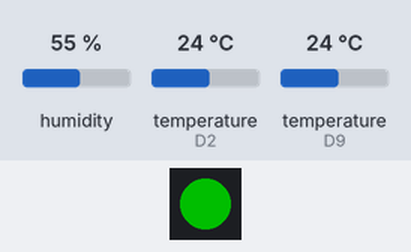
Bench run of a program on a simulated Adafruit Feather M0. Shown: 1 RGB LEDs in strip order, left to right. The test bench sets the inputs (shaded band); at power-on: humidity 55 %, temperature (sensors on D2, D9) 24 °C. Dim RGB values are drawn brighter than linear.

Above: at 0.8 s.
Timing chart, 0 to 4.6 s (numbered marks = the images above):
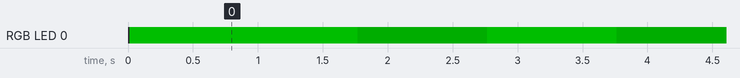

The program:

main.cpp
```cpp
/*******************************************************************************
  Temperature controlled box
  Adafruit ItsyBitsy M4

  Reads a DHT22 temperature and moisture sensor and reports the temperature
  [deg C] and relative humidity [%]. These temperature readings will be used to
  drive a PID controller running on a PC, and driving a digital power supply
  connected up to a resistive heater.

  The DHT22 temperature readings will be low-passed using an exponential filter:
    y(k) = a * y(k-1) +  (1-a) * x(k)

    where
    x(k) is the raw input at time step k
    y(k) is the filtered output at time step k
    a is a constant between 0 and 1, normally between 0.8 and 0.99.
    (a-1) or a is sometimes called the “smoothing constant”.

    For systems with a fixed time step T between samples, the constant “a”
    relates to the time constant tau:
    a = exp (-T/tau)            which is equivalent to tau = -T/ln(a)

  The RGB LED of the ItsyBitsy will indicate its status:
  * Blue : We're setting up
  * Green: Running okay
  * Red  : Error reading DHT22
  Every DHT read out, the LED will alternate in brightness high/low

  Dennis van Gils
  31-08-2020
*******************************************************************************/

#include <Arduino.h>
#include "DvG_SerialCommand.h"
#include "Adafruit_DotStar.h"

// DHT22
#include "DHT.h"
#define PIN_DHT 2
DHT dht(PIN_DHT, DHT22);

// Optional DS18B20 sensor
#include <OneWire.h>
#include <DallasTemperature.h>
#define PIN_DS18B20 9
OneWire oneWire(PIN_DS18B20);
DallasTemperature ds18b20(&oneWire);

// Instantiate serial command listener
DvG_SerialCommand sc(Serial);

// ItsyBitsy on-board RGB LED for error indication
#define RGB_LED_NUM_PIXELS 1
#define PIN_RGB_LED_DATA 8
#define PIN_RGB_LED_CLOCK 6
#define LED_DIM 50      // Brightness level for dim intensity [0 -255]
#define LED_BRIGHT 80   // Brightness level for bright intensity [0 -255]
Adafruit_DotStar strip(
    RGB_LED_NUM_PIXELS, PIN_RGB_LED_DATA, PIN_RGB_LED_CLOCK, DOTSTAR_BGR);

// Globals
#define UPDATE_PERIOD_MS 1000
float ds18b20_temp(NAN);  // Temperature       ['C]
float dht22_humi(NAN);    // Relative humidity [%]
float dht22_temp(NAN);    // Temperature       ['C]
float dht22_temp_smoothed(NAN); // Temperature ['C]

// Exponential smoothing factor
float a = 0.95;  // At 1 Hz this would indicate a time factor of ~20 sec

// -----------------------------------------------------------------------------
//    setup
// -----------------------------------------------------------------------------

void setup() {
    strip.begin();
    strip.setBrightness(LED_BRIGHT);
    strip.setPixelColor(0, 0, 0, 255); // Blue: We're in setup()
    strip.show();

    Serial.begin(9600);
    dht.begin();
    ds18b20.begin();

    strip.setPixelColor(0, 0, 255, 0); // Green: All set up
    strip.show();
}

// -----------------------------------------------------------------------------
//    loop
// -----------------------------------------------------------------------------

void loop() {
    char *strCmd; // Incoming serial command string
    uint32_t now = millis();
    static uint32_t tick = 0;
    static bool toggle = false;

    if (now - tick >= UPDATE_PERIOD_MS) {
        // The sensor will report the average temperature and humidity over 2
        // seconds. It's a slow sensor.
        tick = now;
        dht22_humi = dht.readHumidity();
        dht22_temp = dht.readTemperature();

        // Low-pass filter
        if (isnan(dht22_temp_smoothed)) {
            dht22_temp_smoothed = dht22_temp;
        } else {
            dht22_temp_smoothed = a * dht22_temp_smoothed + (1-a) * dht22_temp;
        }

        if (isnan(dht22_humi) || isnan(dht22_temp)) {
            strip.setPixelColor(0, 255, 0, 0); // Red: Error
        } else {
            strip.setPixelColor(0, 0, 255, 0); // Green: Okay
        }

        // Optional DS18B20 sensor
        ds18b20.requestTemperatures();
        ds18b20_temp = ds18b20.getTempCByIndex(0);

        if (ds18b20_temp < -126.0) {
            ds18b20_temp = NAN;
        }

        // Heartbeat LED
        if (toggle) {
            strip.setBrightness(LED_BRIGHT);
        } else {
            strip.setBrightness(LED_DIM);
        }
        strip.show();
        toggle = !toggle;
    }

    if (sc.available()) {
        strCmd = sc.getCmd();

        if (strcmp(strCmd, "id?") == 0) {
            Serial.println("Arduino, E. coli sauna");

        } else {
            Serial.println(
                String(tick) +
                '\t' + String(dht22_temp_smoothed, 3) +
                '\t' + String(dht22_humi, 1) +
                '\t' + String(ds18b20_temp, 2));
        }
    }
}
```

Measured:
- by itself, RGB LED 0: repeats every 2.0 s: RGB(0, 50, 0) 0.99 s, RGB(0, 80, 0) 1.0 s
